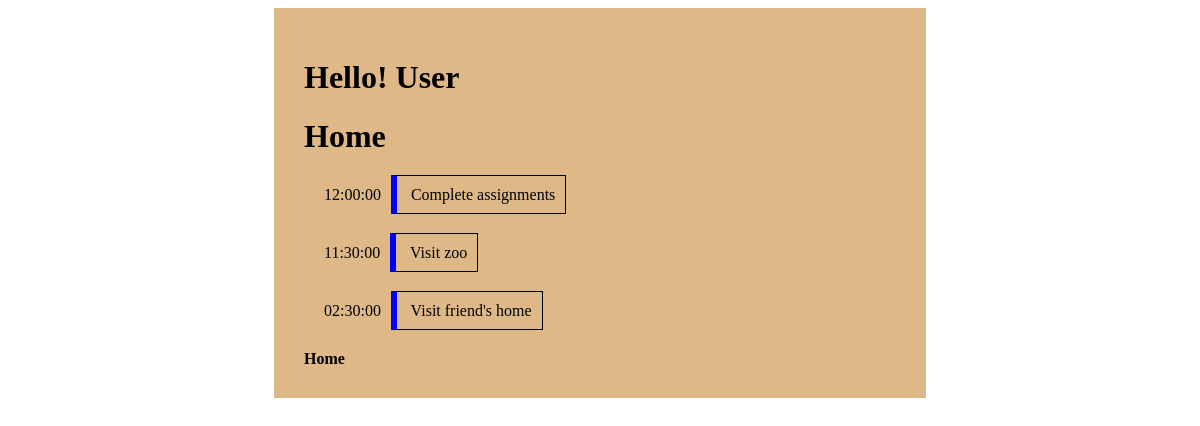
/category.php?id=2, run on the app's committed database.
### tables this page shows
CREATE TABLE `tbl1` (
  `id` int(11) NOT NULL,
  `category` varchar(150) NOT NULL
);

CREATE TABLE `tbl2` (
  `id` int(11) NOT NULL,
  `checks` tinyint(1) DEFAULT NULL,
  `task` varchar(300) DEFAULT NULL,
  `tm` time DEFAULT NULL,
  `dt` date DEFAULT NULL,
  `category` varchar(150) DEFAULT NULL
);

### category.php (the view, shortened to what this page needs)
<!DOCTYPE html>
<html lang="en">
<head>
    <link rel="stylesheet" href="style.css">
</head>
<body>
<div class="main">
<h1>Hello! User</h1>
    <?php
    $id=$_GET['id'];
    include 'connect.php';
    $sql="select category from tbl1 where id='$id'";
    $res=$conn->query($sql);
    if($res->num_rows>0){
        while($rows=$res->fetch_assoc()){
            $cat=$rows['category'];
            echo "<h1>$cat</h1>";
            $sql1="select * from tbl2 where category='$cat'";
            $res1=$conn->query($sql1);
            if($res1->num_rows>0){
                ?>
                <div class='days'>
                    <?php
                while($rows1=$res1->fetch_assoc()){
                    echo "<div><span>".$rows1['tm']."</span>";
                    echo "<span class='box'> ".$rows1['task']."</span></div>";
                }
                echo "</div>";
            }
        } }
    ?>
   <div class="back"> <a href="home.php">Home</a></div>
    </div>
</body>
</html>

### style.css (style rules this page uses)
.days>div { padding:10px; margin:20px 10px; }
.box { margin:0 10px; padding:10px; border:1px solid black; border-left:6px solid blue; }
a { color:black; font-weight: 700; text-decoration: none; }
.main { background-color: burlywood; width:50%; padding:30px; margin:auto; }

### data on the page
tbl1: category "Home"
tbl2: tm "12:00:00", task "Complete assignments"
tbl2: tm "11:30:00", task "Visit zoo"
tbl2: tm "02:30:00", task "Visit friend's home"
